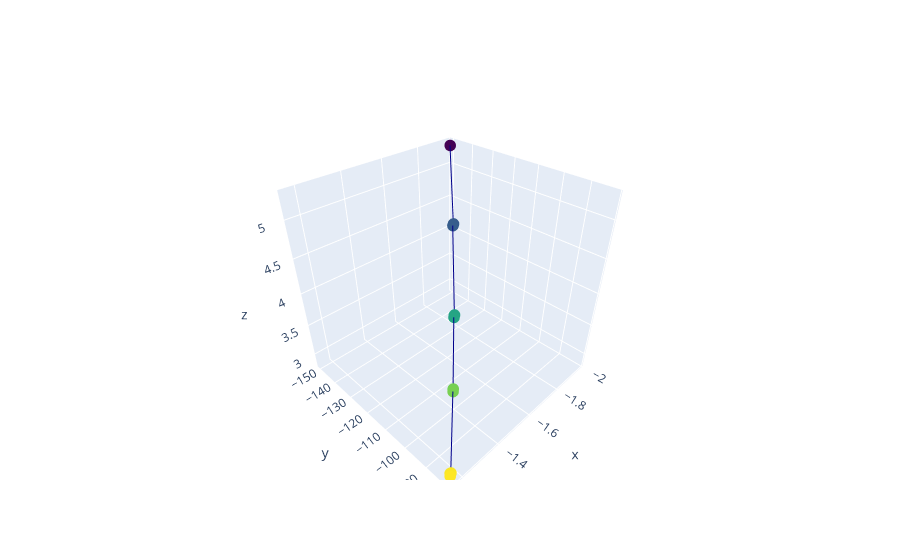

Write notebook code for a chart like this one.
### Code cell
import plotly.graph_objects as go
import pandas as pd
import numpy as np

fig = go.Figure(data=go.Scatter3d(
    x=p.y, y=p.z, z=p.x,
    marker=dict(
        size=4,
        color=p.z,
        colorscale='Viridis',
    ),
    line=dict(
        color='darkblue',
        width=2
    )
))

fig.show()

### Figure 1 — Plotly figure (JSON) as saved in the notebook; plotly's stock layout.template omitted (floating-point values rounded to 4 significant figures)
{"data": [{"line": {"color": "darkblue", "width": 2}, "marker": {"color": [-81.8, -82.25, -82.2, -95.8, -96.2, -96.25, -109.8, -110.2, -110.2, -129.8, -130.2, -149.8], "colorscale": [[0, "#440154"], [0.1111, "#482878"], [0.2222, "#3e4989"], [0.3333, "#31688e"], [0.4444, "#26828e"], [0.5556, "#1f9e89"], [0.6667, "#35b779"], [0.7778, "#6ece58"], [0.8889, "#b5de2b"], [1, "#fde725"]], "size": 4}, "type": "scatter3d", "x": [-1.159, -1.164, -1.167, -1.343, -1.348, -1.349, -1.517, -1.523, -1.526, -1.753, -1.761, -1.977], "y": [-81.8, -82.25, -82.2, -95.8, -96.2, -96.25, -109.8, -110.2, -110.2, -129.8, -130.2, -149.8], "z": [2.843, 2.861, 2.86, 3.339, 3.355, 3.355, 3.839, 3.85, 3.853, 4.552, 4.563, 5.275]}], "layout": {}}
